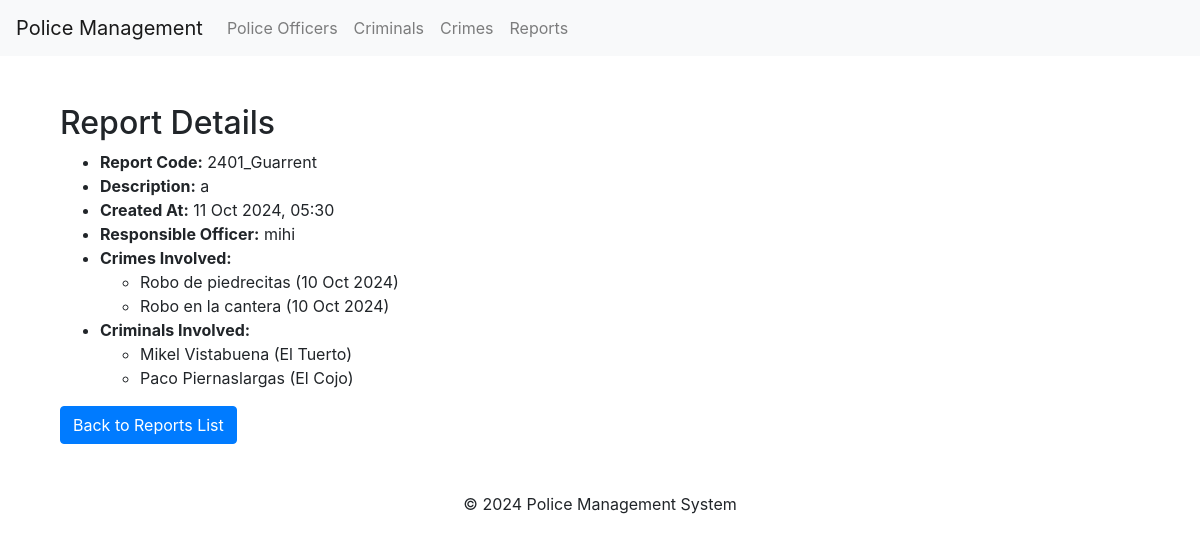
Screenshot of /report/1/ with the database file from the repository.
### reports/models.py (models this page shows, shortened)
class Report(models.Model):
    code = models.CharField(max_length=20, unique=True)
    description = models.TextField()
    crimes = models.ManyToManyField(Crime)
    responsible_officer = models.ForeignKey(PoliceOfficer, on_delete=models.SET_NULL, null=True, blank=True)
    criminals_involved = models.ManyToManyField(Criminal)
    created_at = models.DateTimeField(auto_now_add=True)

class PoliceOfficer(models.Model):
    user = models.OneToOneField(User, on_delete=models.CASCADE)
    badge_number = models.CharField(max_length=20)

class Crime(models.Model):
    title = models.CharField(max_length=200)
    description = models.TextField()
    date = models.DateTimeField()
    location = models.CharField(max_length=200)
    police_officer = models.ForeignKey(PoliceOfficer, on_delete=models.SET_NULL, null=True, blank=True)
    criminals = models.ManyToManyField(Criminal)

class Criminal(models.Model):
    name = models.CharField(max_length=100)
    alias = models.CharField(max_length=100, blank=True)
    capture_by = models.ForeignKey(PoliceOfficer, on_delete=models.SET_NULL, null=True, blank=True)

### reports/views.py (the view)
# urls.py: path('report/<int:pk>/', ReportDetailView.as_view(), name='report_detail'),  # Vista detallada
class ReportDetailView(DetailView):
    model = Report
    template_name = 'reports/report_detail.html'
    context_object_name = 'report'

### reports/templates/reports/report_detail.html (shortened to what this page needs)
{% extends 'reports/base.html' %}
{% block content %}
<div class="container mt-5">
    <h2>Report Details</h2>
    <ul>
        <li><strong>Report Code:</strong> {{ report.code }}</li>
        <li><strong>Description:</strong> {{ report.description }}</li>
        <li><strong>Created At:</strong> {{ report.created_at|date:"d M Y, H:i" }}</li>
        <li><strong>Responsible Officer:</strong> {{ report.responsible_officer.user.username }}</li>
        <li><strong>Crimes Involved:</strong>
            <ul>
                {% for crime in report.crimes.all %}
                    <li>{{ crime.title }} ({{ crime.date|date:"d M Y" }})</li>
                {% empty %}
                    <li>No crimes involved.</li>
                {% endfor %}
            </ul>
        </li>
        <li><strong>Criminals Involved:</strong>
            <ul>
                {% for criminal in report.criminals_involved.all %}
                    <li>{{ criminal.name }} ({{ criminal.alias }})</li>
                {% empty %}
                    <li>No criminals involved.</li>
                {% endfor %}
            </ul>
        </li>
    </ul>
    <a class="btn btn-primary" href="{% url 'report_list' %}">Back to Reports List</a>
</div>
{% endblock %}

### reports/templates/reports/base.html (shortened to what this page needs)
<!DOCTYPE html>
<html lang="en">
<head>
    <link href="https://stackpath.bootstrapcdn.com/bootstrap/4.5.2/css/bootstrap.min.css" rel="stylesheet">
</head>
<body>
    <nav class="navbar navbar-expand-lg navbar-light bg-light">
        <a class="navbar-brand" href="/">Police Management</a>
        <div class="collapse navbar-collapse">
            <ul class="navbar-nav mr-auto">
                <li class="nav-item"><a class="nav-link" href="{% url 'police_officer_list' %}">Police Officers</a></li>
                <li class="nav-item"><a class="nav-link" href="{% url 'criminal_list' %}">Criminals</a></li>
                <li class="nav-item"><a class="nav-link" href="{% url 'crime_list' %}">Crimes</a></li>
                <li class="nav-item"><a class="nav-link" href="{% url 'report_list' %}">Reports</a></li>
            </ul>
        </div>
    </nav>
    <div class="container mt-4">
        {% block content %}
        {% endblock %}
    </div>
    <footer class="text-center mt-5">
        <p>&copy; 2024 Police Management System</p>
    </footer>
</body>
</html>

### rows the page displays
Report: code "2401_Guarrent", description "a", created_at "11 Oct 2024, 05:30", responsible_officer.user.username "mihi"
Crime: title "Robo de piedrecitas", date "10 Oct 2024"
Crime: title "Robo en la cantera", date "10 Oct 2024"
Criminal: name "Mikel Vistabuena", alias "El Tuerto"
Criminal: name "Paco Piernaslargas", alias "El Cojo"
